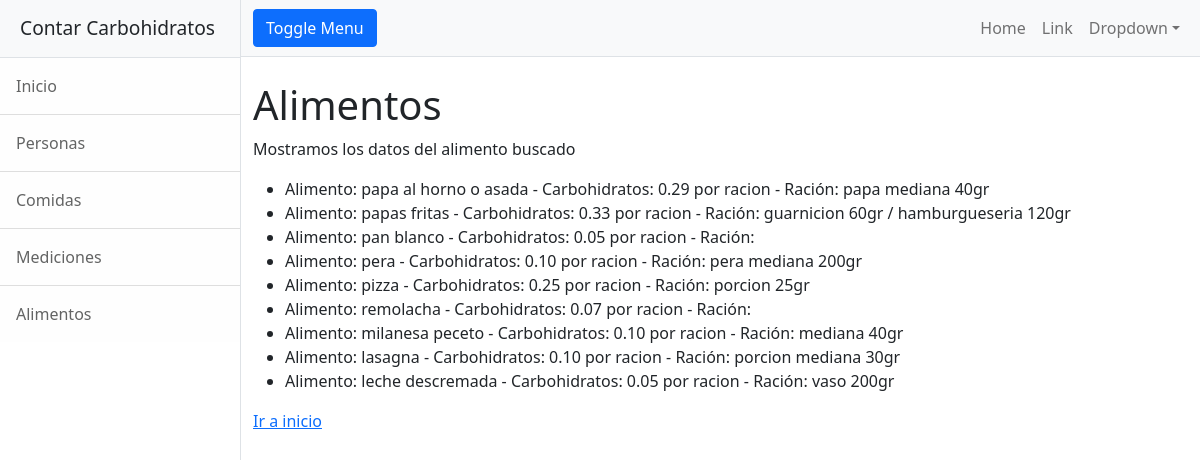
Before: /carbohidratos/alimentos/listar/ with the older database file.
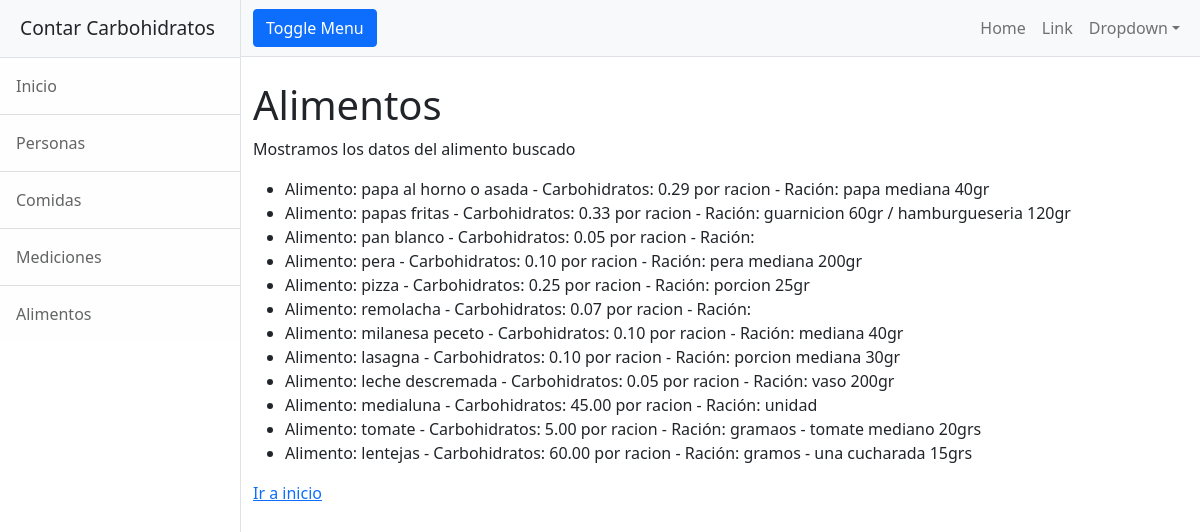
After: the same page with the newer database file.
### carbohidratos/models.py (models this page shows)
class Alimentos(models.Model):
    alimento = models.CharField(max_length=50,unique=True,primary_key=True)
    carbohidratos = models.DecimalField(decimal_places=2,max_digits=6)
    racion = models.CharField(max_length=50)
    indice_glucemico = models.IntegerField(default=0)

### carbohidratos/views.py (the view)
# urls.py: path("alimentos/listar/", alimentos_listar, name="carbohidratos-alimentos-listar"),
def alimentos_listar(request):
    lista_alimentos = Alimentos.objects.all()
    contexto = {"alimento_resultado":lista_alimentos}
    return render(request, "carbohidratos/alimentos_buscar_resultados.html",contexto)

### carbohidratos/templates/carbohidratos/alimentos_buscar_resultados.html
{% extends "carbohidratos/base.html" %}
{% block contenido %}
<h1 class="mt-4">Alimentos</h1>
<p> Mostramos los datos del alimento buscado </p>
    <ul>
        {% for alimento in alimento_resultado %}
            <li>Alimento: {{alimento.alimento}} - Carbohidratos: {{alimento.carbohidratos}} por racion - Ración: {{alimento.racion}}</li>
        {% endfor %}
    </ul>
<a href="{% url 'carbohidratos-inicio' %}"> Ir a inicio </a>
{% endblock %}

Changed rows visible on the page:
added Alimentos: alimento "medialuna", carbohidratos "45.00", racion "unidad"
added Alimentos: alimento "tomate", carbohidratos "5.00", racion "gramaos - tomate mediano 20grs"
added Alimentos: alimento "lentejas", carbohidratos "60.00", racion "gramos - una cucharada 15grs"
